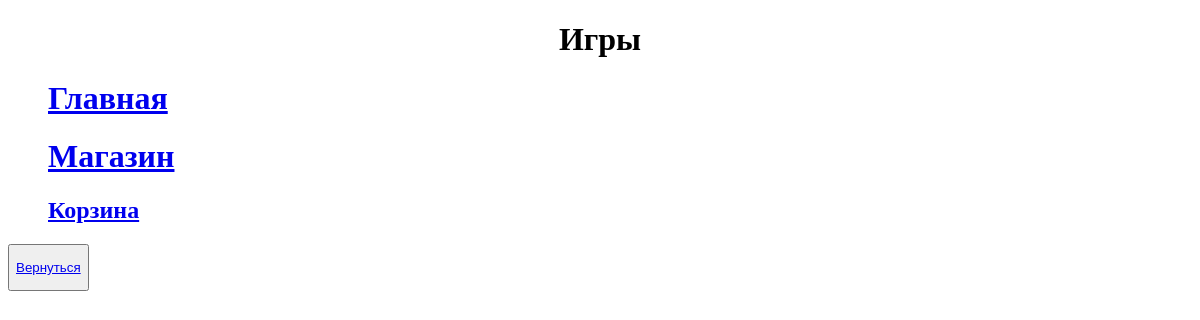
Page /second-page/ on the earlier database version.
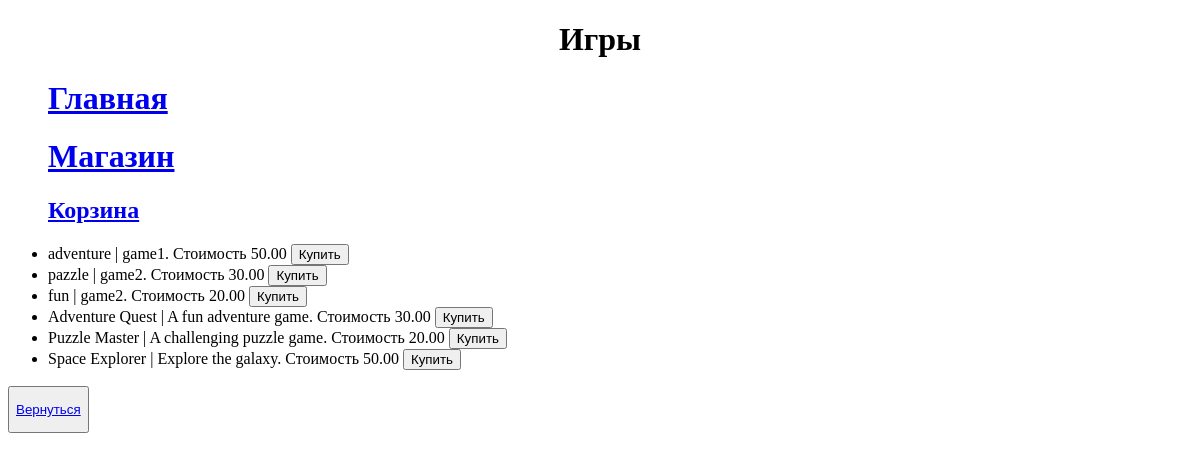
Same page on the later database version.
### task1/models.py (models this page shows, shortened)
class Game(models.Model):
    title = models.CharField(max_length=200)
    cost = models.DecimalField(max_digits=10, decimal_places=2)
    size = models.DecimalField(max_digits=10, decimal_places=2)
    description = models.TextField()
    age_limit = models.BooleanField(default=False)
    buyers = models.ManyToManyField(Buyer, related_name='games')

### task1/views.py (the view)
# urls.py: path('second-page/', second_page, name='second_page'),
def second_page(request):
    title = 'Игры'
    shop = 'Магазин'
    cart = 'Корзина'
    games = Game.objects.all()
    buy = 'Купить'
    back = 'Вернуться'
    contex = {
        'title': title,
        'games': games,
        'buy': buy,
        'back': back,
        'shop': shop,
        'cart': cart
    }
    return render(request, 'fourth_task/second_page.html', contex)

### task1/templates/fourth_task/second_page.html (shortened to what this page needs)
{% extends "fourth_task/menu.html" %}
        {% block pagename %}
        {{ block.super }}
        {% endblock %}
        {% block menu %}
        {{ block.super }}
        {% endblock %}
        {% block content %}
        <ul>
            {% for game in games %}
                    <li>{{ game.title }} | {{ game.description }}. Стоимость {{ game.cost }} <button>{{ buy }}</button></li>
            {% endfor %}
        </ul>
        <button><a href="/main-page"><p align="center">{{ back }}</p></a></button>
        {% endblock %}

### task1/templates/fourth_task/menu.html (shortened to what this page needs)
<!DOCTYPE html>
<html lang="en">
<head>
</head>
<body>
    <header>
        {% block pagename %}
        <h1 align="center">{{ title }}</h1>
        {% endblock %}
    </header>
    <menu>
        {% block menu %}
        <a href="#"><h1>Главная</h1></a>
        <a href="/second-page"><h1>{{ shop }}</h1></a>
        <a href="/third-page"><h2>{{ cart }}</h2></a>
        {% endblock %}
    </menu>
    <content>
        {% block content %}
        {% endblock %}
    </content>
</body>
</html>

Differences in the rows shown:
added Game: title "adventure", description "game1", cost "50.00", buy "Купить"
added Game: title "pazzle", description "game2", cost "30.00", buy "Купить"
added Game: title "fun", description "game2", cost "20.00", buy "Купить"
added Game: title "Adventure Quest", description "A fun adventure game", cost "30.00", buy "Купить"
added Game: title "Puzzle Master", description "A challenging puzzle game", cost "20.00", buy "Купить"
added Game: title "Space Explorer", description "Explore the galaxy", cost "50.00", buy "Купить"
